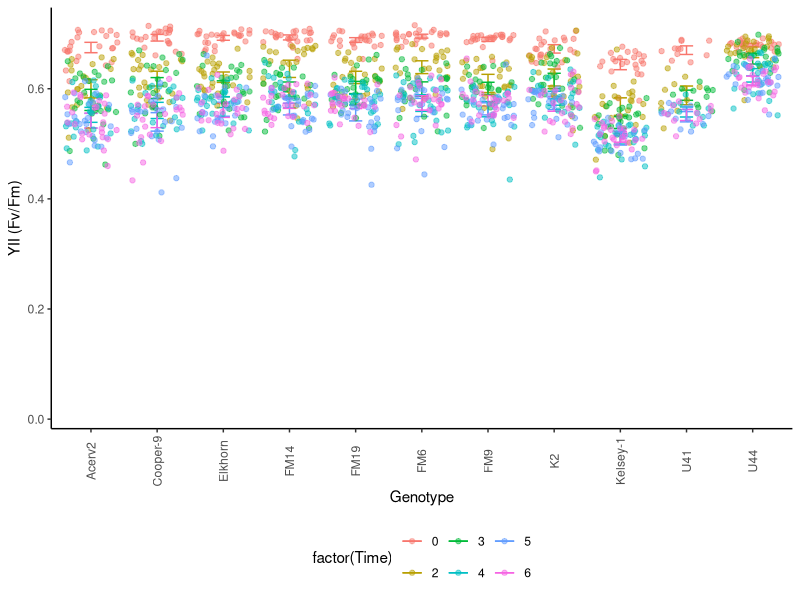
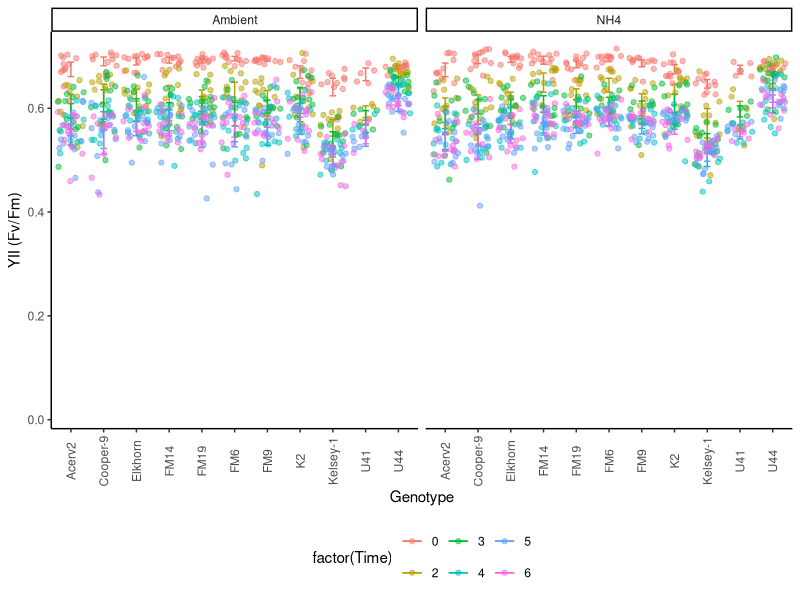
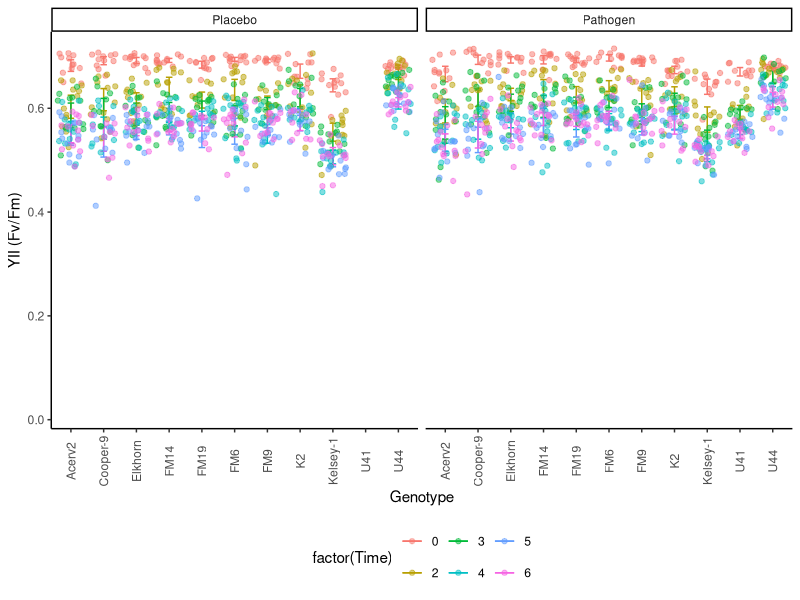
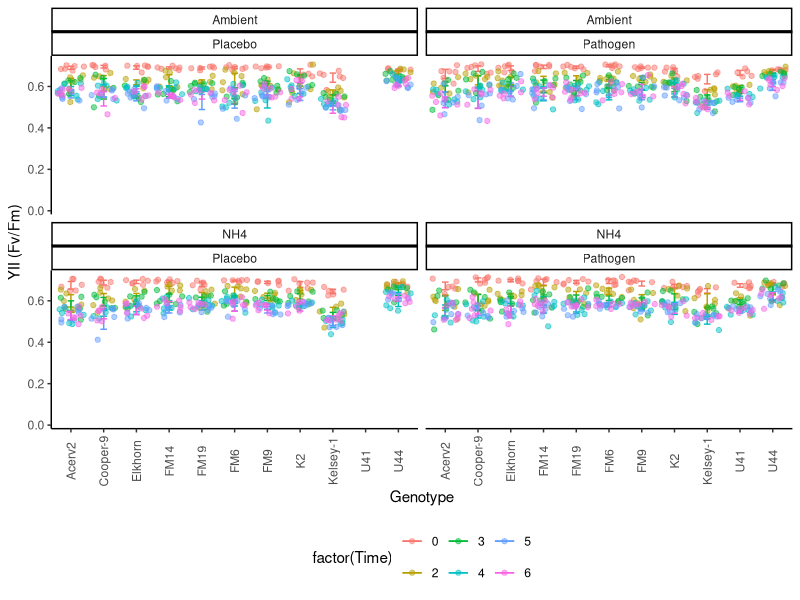
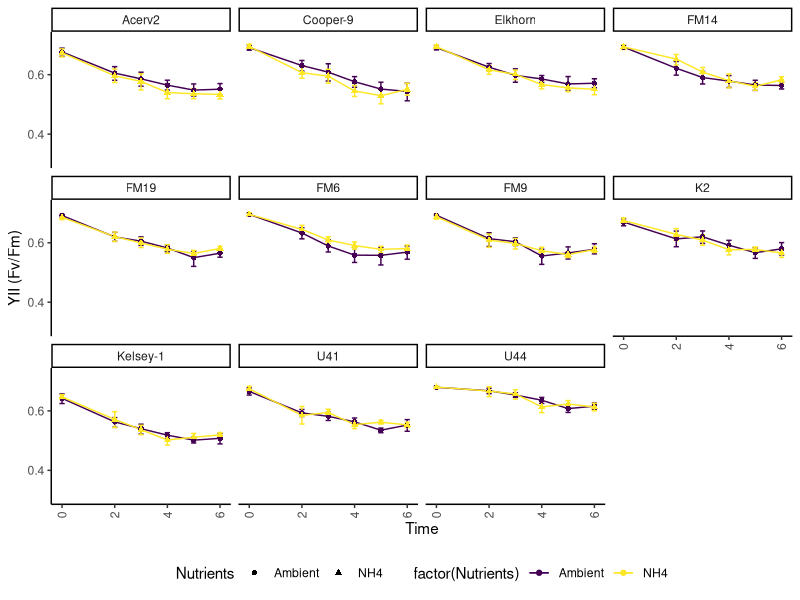
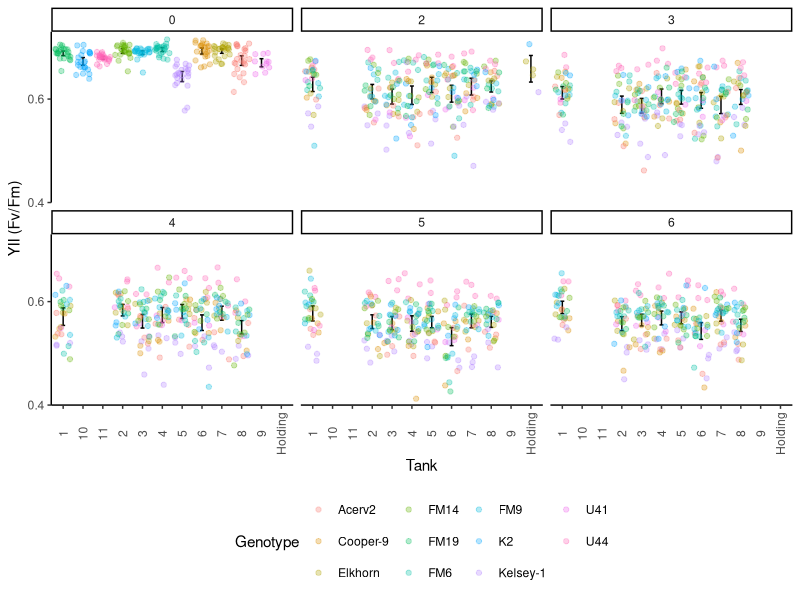
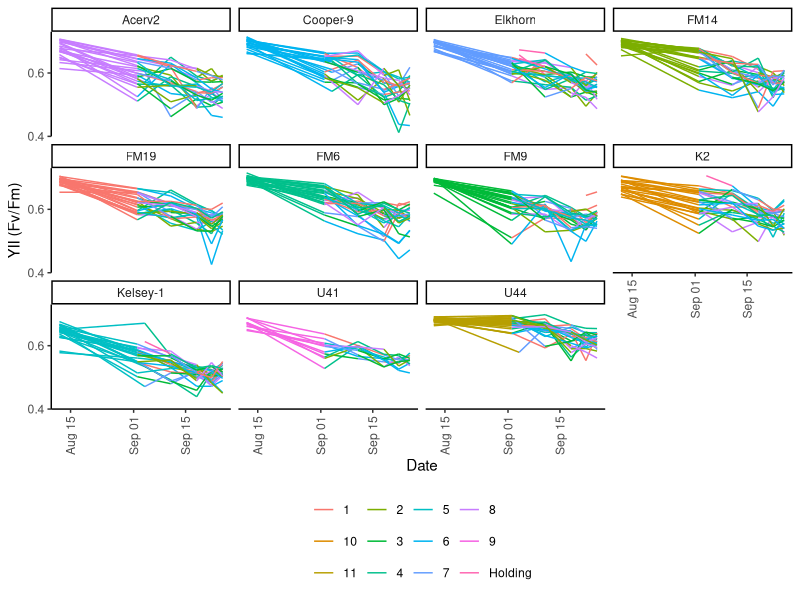
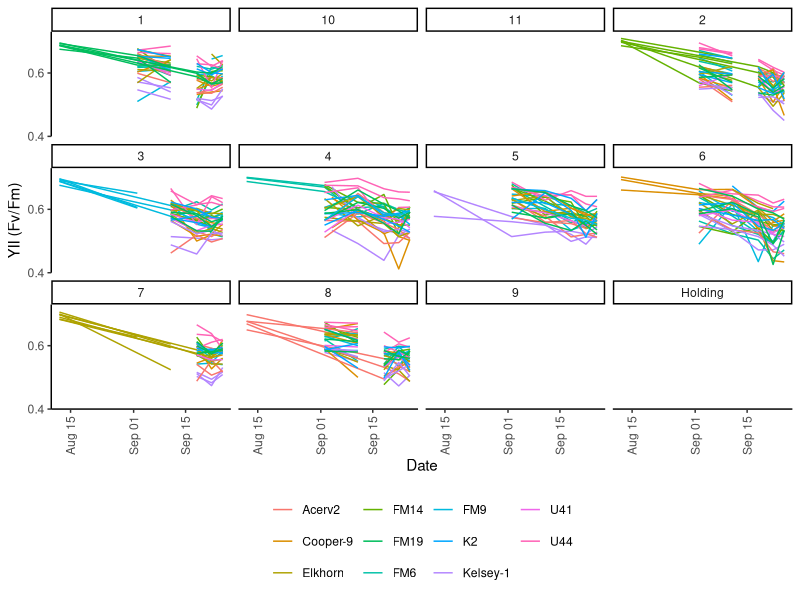

R code for these plots, in order: (Note: this script raises an error after producing the figures.)
## ---- chunk 1
knitr::opts_chunk$set(echo = TRUE, warning=FALSE, message=FALSE, fig.width=7, fig.height=7 )
## ---- chunk 2

# Get all libraries and sources required to run the script

library(dplyr)
library(plyr)
library(reshape2)
library(ggplot2)
library(ggthemes)

theme_set (theme_classic() + theme(panel.grid.major = element_blank(),
                              panel.grid.minor = element_blank(), 
                              axis.line = element_line(colour = "black"),
                              legend.position="none",
                              axis.text.x = element_text(angle = 90, vjust = 0.5),
                              plot.title = element_text(size=12, face="bold"),
                              #panel.border = element_rect(colour = "black", fill=NA, size=1)
                              panel.border = element_blank()
                              ))
## ---- chunk 3

# 1. Import data: 

  # Long format Ssid YII
    YII.Tall<-read.csv("Data/YII_tall.csv")

  # Wide format 
    # YII.wide<- YII.Tall<-readRDS("Data/YII.Wide.rds")
    # YII.Wide<-read.csv("Data/YII_Wide.csv")
  
  #summary(YII.Tall)


# 2. Data clean-up an types: 
  
  # Variable types 
    #YII.nutrients$Time <- as.factor(YII.nutrients$Time)
    YII.Tall$Time<-as.numeric(YII.Tall$Time)
    YII.Tall$Date<-as.Date(YII.Tall$Date, "%Y-%m-%d")
    YII.Tall$Days<-(as.numeric(YII.Tall$Date)-18486)
  
  # Remove-unused data    
    Extras <- YII.Tall[which (YII.Tall$Nutrients=="Extra"), ]
    YII.Tall <- droplevels(YII.Tall[!rownames(YII.Tall) %in%
                                        rownames(Extras), ])
    
    Error <- YII.Tall[which (YII.Tall$YII==0), ]
    YII.Tall <- droplevels(YII.Tall[!rownames(YII.Tall) %in%
                                        rownames(Error), ])
  # Treatments
    YII.Tall$Nutrients<-factor(YII.Tall$Nutrients, 
                             levels= c("Ambient", "NH4"), ordered=TRUE)
    YII.Tall$Disease<-factor(YII.Tall$Disease, 
                             levels= c("Placebo", "Pathogen"), ordered=TRUE)
  # Replicates
    YII.Tall$Tank<-factor(YII.Tall$Tank, ordered=FALSE)
    YII.Tall$Genotype<-factor(YII.Tall$Genotype, ordered=FALSE)
  
  summary(YII.Tall)

# Subset data  
YII.CRF<-YII.Tall[which(YII.Tall$Genotype=='K2'|
                      YII.Tall$Genotype=='U41'|
                      YII.Tall$Genotype=='U44'), ]

YII.UM<-YII.Tall[which(YII.Tall$Genotype=='Acerv2'|
                      YII.Tall$Genotype=='Cooper-9'|
                      YII.Tall$Genotype=='Elkhorn'|
                      YII.Tall$Genotype=='Kelsey-1'), ]

YII.FWC<-YII.Tall[which(YII.Tall$Genotype=='FM14'|
                      YII.Tall$Genotype=='FM6'|
                      YII.Tall$Genotype=='FM9'), ]
## ---- chunk 4
# Genotype

YII_Genet<- ggplot(YII.Tall, aes (Genotype, YII, colour=factor(Time))) +
  stat_summary(fun.data = "mean_cl_boot",geom = "errorbar", width = 0.2 )+
  stat_summary(fun.y=mean, geom="line") + 
  geom_jitter(alpha=0.5)+ theme(legend.position = "bottom")+
  scale_y_continuous(limits = c(0, .73),
                         breaks = seq(0, 0.7,0.2),  
                         expand = c(0.01, 0.01),
                         name=("YII (Fv/Fm)"))
  
YII_Genet

YII_Genet+ facet_wrap(~Nutrients)
YII_Genet+ facet_wrap(~Disease)
YII_Genet+ facet_wrap(Nutrients~Disease)


YII_Genet<- ggplot(YII.Tall, aes (Time, YII, colour=factor(Nutrients), shape=Nutrients)) +
  stat_summary(fun.data = "mean_cl_boot",geom = "errorbar", width = 0.2 )+
  stat_summary(fun.y=mean, geom="line") + 
  stat_summary(fun.y=mean, geom="point") +
  #geom_jitter(alpha=0.2)+
  theme(legend.position = "bottom")+
  scale_y_continuous(limits = c(0.3, .73),
                         breaks = seq(0, 0.7,0.2),  
                         expand = c(0.01, 0.01),
                         name=("YII (Fv/Fm)"))
YII_Genet+ facet_wrap(~Genotype)
## ---- chunk 5
YII_Tank<- ggplot(YII.Tall, aes (Tank, YII)) +
  stat_summary(fun.data = "mean_cl_boot",geom = "errorbar", width = 0.2 )+
  stat_summary(fun.y=mean, geom="line") + 
  scale_y_continuous(limits = c(0.4, .73),
                         breaks = seq(0, 0.7,0.2),  
                         expand = c(0, 0),
                         name=("YII (Fv/Fm)"))+
  geom_jitter(aes(colour=Genotype), alpha=0.3)+
  facet_wrap(~Time) +
  theme(legend.position = "bottom")
YII_Tank

# YII_Tank+ facet_wrap(Time~Nutrients)
# YII_Tank+ facet_wrap(Time~Disease)
## ---- chunk 6
YII_Frag<- ggplot(YII.Tall, aes (Date, YII, group=(Fragment),
                                    colour=factor(Tank))) + 
      geom_line()+
      
     scale_y_continuous(limits = c(0.4, .73),
                         breaks = seq(0, 0.7,0.2),  
                         expand = c(0, 0),
                         name=("YII (Fv/Fm)"))+
    
    theme(legend.position="bottom",
        legend.title = element_blank(), 
        strip.background =element_rect(fill=NA)) 
YII_Frag+facet_wrap(~Genotype)


YII_Frag1 <- ggplot(YII.Tall, aes (Date, YII, group=(Fragment),
                                    colour=factor(Genotype))) + 
      geom_line()+
      
     scale_y_continuous(limits = c(0.4, .73),
                         breaks = seq(0, 0.7,0.2),  
                         expand = c(0, 0),
                         name=("YII (Fv/Fm)"))+
    
    theme(legend.position="bottom",
        legend.title = element_blank(), 
        strip.background =element_rect(fill=NA)) 
YII_Frag1+facet_wrap(~Tank)

## ---- chunk 7
YII_Disease<- ggplot(YII.Tall, aes (Disease, YII)) +
  stat_summary(fun.data = "mean_cl_boot",geom = "errorbar", width = 0.2 )+
  stat_summary(fun.y=mean, geom="line") + 
  scale_y_continuous(limits = c(0.4, .73),
                         breaks = seq(0, 0.7,0.2),  
                         expand = c(0, 0),
                         name=("YII (Fv/Fm)"))+
  geom_jitter(aes(colour=Genotype), alpha=0.3)+
  facet_wrap(~Time) +
  theme(legend.position = "bottom")
YII_Disease

YII_Tank+ facet_wrap(Time~Nutrients)
YII_Tank+ facet_wrap(Time~Disease)

## ---- chunk 8

YII_Genotype<- ggplot(YII.Tall, aes (Date, YII, colour=factor(Nutrients))) +
  stat_summary(fun.data = "mean_cl_boot",geom = "errorbar", width = 0.2 )+
  stat_summary(fun.y=mean, geom="line")
YII_Genotype +  facet_grid (~Disease)
YII_Genotype +  facet_wrap(~Genotype)

YII_Genotype<- ggplot(YII.Tall, aes (Time, YII, colour=factor(Nutrients))) +
  stat_summary(fun.data = "mean_cl_boot",geom = "errorbar", width = 0.2 )+
  stat_summary(fun.y=mean, geom="line")
YII_Genotype + facet_grid (Genotype~.)

YII_Genotype<- ggplot(YII.Tall, aes (Time, YII, colour=factor(Fragment))) +
  # stat_summary(fun.data = "mean_cl_boot",geom = "errorbar", width = 0.2 )+
  #stat_summary(fun.y=mean, geom="point", size =3, alpha=0.5) +
  stat_summary(fun.y=mean, geom="line") +   theme_gdocs()
YII_Genotype + ylim(0.2, 0.65) + facet_grid (Genotype~Nutrients) + theme(legend.position="none")
  # xlim(as.Date(c("2017-11-01", "2018-02-30")))

# Nutrients

YII_Treat<- ggplot(YII.Tall, aes (Date, YII, colour=factor(Nutrients))) +   stat_summary(fun.data = "mean_cl_boot",geom = "errorbar", width = 0.2)+
  stat_summary(fun.y=mean, geom="point", size =3, alpha=0.5) +
  stat_summary(fun.y=mean, geom="line") + theme_gdocs()
YII_Treat  + ylim(0.2, 0.7) #+ xlim(as.Date(c("2017-11-01", "2018-01-20"))) +
   #facet_grid (~Replicate)  #+ geom_jitter()

YII_Date <- ggplot(YII.Tall, aes (Nutrients, YII, colour=factor(Nutrients))) +
  stat_summary(fun.data = "mean_cl_boot",geom = "errorbar", width = 0.2)+
  stat_summary(fun.y=mean, geom="point", size =3, alpha=0.5) +
  theme_gdocs() 
YII_Date + facet_grid (Genotype~Date) + theme(legend.position="none")

## ---- chunk 9

# After nutrients 

YII.nutrients<-YII.Tall[which(YII.Tall$Time>4),]

YII_Genotype<- ggplot(YII.nutrients, aes (Date, YII, colour=factor(Genotype))) +
  stat_summary(fun.data = "mean_cl_boot",geom = "errorbar", width = 0.2 )+
  #stat_summary(fun.y=mean, geom="point", size =3, alpha=0.5) +
  stat_summary(fun.y=mean, geom="line") +   theme_gdocs()
YII_Genotype + ylim(0.2, 0.7) + facet_grid (Nutrients~.)

YII_Nut<- ggplot(YII.nutrients, aes (Date, YII, colour=factor(Nutrients))) +
  stat_summary(fun.data = "mean_cl_boot",geom = "errorbar", width = 0.2 )+
  stat_summary(fun.y=mean, geom="point", size =3, alpha=0.5) +
  stat_summary(fun.y=mean, geom="line") +   theme_gdocs()
YII_Nut + ylim(0.2, 0.7) +  facet_wrap (~Genotype) 

YII_Nut<- ggplot(YII.nutrients, aes (Date, YII, colour=factor(Nutrients))) +
  stat_summary(fun.data = "mean_cl_boot",geom = "errorbar", width = 0.2 )+
  stat_summary(fun.y=mean, geom="point", size =3, alpha=0.5) +
  stat_summary(fun.y=mean, geom="line") +   theme_gdocs()
YII_Nut + ylim(0.2, 0.7)


YII_Date_Nut<- ggplot(YII.nutrients, aes (Nutrients, YII, colour=factor(Nutrients))) +
  stat_summary(fun.data = "mean_cl_boot",geom = "errorbar", width = 0.2 )+
  stat_summary(fun.y=mean, geom="point", size =3, alpha=0.5) +
  stat_summary(fun.y=mean, geom="line") +   theme_gdocs()
YII_Date_Nut + ylim(0.2, 0.7) +   facet_grid (~Date) 
  # + xlim(as.Date(c("2017-11-01", "2018-01-20")))


YII_VariationOverTime <- ggplot(YII.Tall, aes (Time, YII, colour=factor(Genotype)))+ 
  geom_point() + facet_wrap (~Nutrients)

library(lattice)
xyplot(YII ~ Time | Nutrients, data=YII.nutrients, type=c("p", "r"), ylim=c(0.0, 0.7))
## ---- chunk 10

Survivors  <- YII.nutrients[, c("Fragment", "Days", "Genotype", "Nutrients")]
  library(plyr)
  SurvivorsFrecuency<-as.data.frame(xtabs(~ Days + Nutrients, Survivors))
  write.csv(SurvivorsFrecuency, "SurvivorsFrecuency.csv")

YII_Genotype<- ggplot(YII.nutrients, aes (Days, YII, colour=factor(Genotype))) +
  stat_summary(fun.data = "mean_cl_boot",geom = "errorbar", width = 0.2 )+
  #stat_summary(fun.y=mean, geom="point", size =3, alpha=0.5) +
  stat_summary(fun.y=mean, geom="line") +   theme_gdocs()
YII_Genotype + ylim(0.45, 0.65) + facet_grid (~Nutrients)

YII_Nutrients<- ggplot(YII.nutrients, aes (Days, YII, colour=Nutrients)) +
  stat_summary(fun.data = "mean_cl_boot",geom = "errorbar", 
               width = 0.2, position = position_dodge(width = 2) )+
  #stat_summary(fun.y=mean, geom="point", size =3, alpha=0.5) +
  stat_summary(fun.y=mean, geom="line") +   theme_bw () + ggtitle("B.")+
  theme(plot.background=element_blank(), 
            panel.border = element_blank(),
            axis.line = element_line(colour = "black"),
            panel.grid.major = element_blank(),
            panel.grid.minor = element_blank(),
            legend.position="bottom",
            strip.background = element_rect(fill="white")) +
      annotate("rect", xmin= 2, xmax = 91,
               ymin = 0.1, ymax =0.2, fill="blue", alpha = .04)+
      annotate("rect", xmin= 79, xmax = 90,
               ymin = 0.1, ymax = .7, fill="orange", alpha = .04)+
      annotate("rect", xmin= 90, xmax = 113,
               ymin = 0.1, ymax = 0.7, fill="red", alpha = .04)+
       scale_y_continuous(limits = c(0.1, 0.7),
                         breaks = seq(0.2, 0.6,0.2),  
                         expand = c(0, 0),
                         name=("YII (Fv/Fm)")) +
      scale_x_continuous(name="Days in the experiment",
                         limits = c(-2,115),
                         breaks = seq(0, 110, 15),  
                         expand = c(0, 0)) + 
    facet_grid (Genotype~., labeller = labeller(Genotype=c(`Green` = "A.cer_1", 
                                    `Green and Orange` = "A.cer_2",
                                    `Orange` = "A.cer_3", 
                                    `Red and Orange` = "A.cer_4",
                                    `Red and Yellow` = "A.cer_5")))
YII_Nutrients 

    ggsave(file="5.3B_YII.svg", plot=YII_Nutrients, width=3.0, height=6)
    ggsave(file="5.3B_YII_NOGenotype.svg", plot=YII_Nutrients, width=3.0, height=3)


# Libraries 
  library(lme4)
  library(multcomp)
  library(multcompView)
  library(lsmeans)
      library(emmeans)
  library(effects)
  library(lmerTest)

# More complex model 
    
YII.nutrients<-subset(YII.nutrients, Days<120)
YII.nutrients$DayF<-as.factor(YII.nutrients$Days)

LM_1 <- lmer(YII ~ Nutrients * DayF + 
                             (1|Genotype/Fragment), REML=TRUE, data= YII.nutrients)

step(LM_1)
LM_2 <- lmer(YII ~ Nutrients * Days + 
                             (Nutrients|Genotype), REML=TRUE,  data= YII.nutrients)
 
LM_3 <- lmer(YII ~ Nutrients * Days + 
                             (1|Genotype), REML=TRUE, data= YII.nutrients)
 
LM_4 <- lm(YII ~ Nutrients * Days, REML = FALSE, data= YII.nutrients)

# Select model

anova(LM_1, LM_2, refit=FALSE)
anova(LM_2, LM_3, refit=FALSE)
anova(LM_3, LM_4)
 
# Final mdel 
LM_Nutrients_Days<-lmer(YII ~ Nutrients * Days + 
                             (Nutrients|Genotype), data= YII.nutrients)
  anova(LM_1)
  summary(LM_1)
  coef(LM_1)
  fitted(LM_1)
      
      layout(matrix(1:4,2,2))  
      plot(LM_1)  
      
plot(Effect(c("Nutrients","DayF"), LM_1), x.var="DayF", multiline=T, ci.style="bars")

#  Pair-wise comparisons
cld(emmeans(LM_1, "Nutrients"))
YIIAcerEmm<-cld(emmeans(LM_1, specs = c("Nutrients", "DayF")))
write.csv(YIIAcerEmm, "YIIAcerEmm.csv")

## ---- chunk 11


# Last Data Point before nutrients 

  lastYII_BN<-ggplot (YII.Wide, aes(Genotype.5, YII.5, colour=factor(Nutrients.5)))
  lastYII_BN + stat_summary(fun.data = "mean_cl_boot",geom = "errorbar", width = 0.2)+
     stat_summary(fun.y=mean, geom="point", size =3, alpha=0.5) + theme_gdocs()
  
  LM_TC_B<-lm(YII.5~Nutrients.5*Genotype.5, data = YII.Wide)
  
  anova(LM_TC_B)
  TukeyHSD(aov(LM_TC_B))
  
  cld(lsmeans(LM_TC_B, "Nutrients.5"))
  cld(lsmeans(LM_TC_B, "Genotype.5"))
  cld(lsmeans(LM_TC_B, specs = c("Nutrients.5", "Genotype.5")))

# Last Data Point After nutrients 

lastYII_BN<-ggplot (YII.Wide, aes(Genotype.13, YII.13, colour=factor(Nutrients.13)))
  lastYII_BN + stat_summary(fun.data = "mean_cl_boot",geom = "errorbar", width = 0.2)+
     stat_summary(fun.y=mean, geom="point", size =3, alpha=0.12) + theme_gdocs()
  
  LM_TC_B<-lm(YII.12~Nutrients.12*Genotype.12, data = YII.Wide)
  
  anova(LM_TC_B)
  TukeyHSD(aov(LM_TC_B))
  
  cld(lsmeans(LM_TC_B, "Nutrients.12"))
  cld(lsmeans(LM_TC_B, "Genotype.12"))
  cld(lsmeans(LM_TC_B, specs = c("Nutrients.12", "Genotype.12")))

## ---- chunk 12
# Creates bibliography 
#knitr::write_bib(c(.packages()), "packages.bib")
